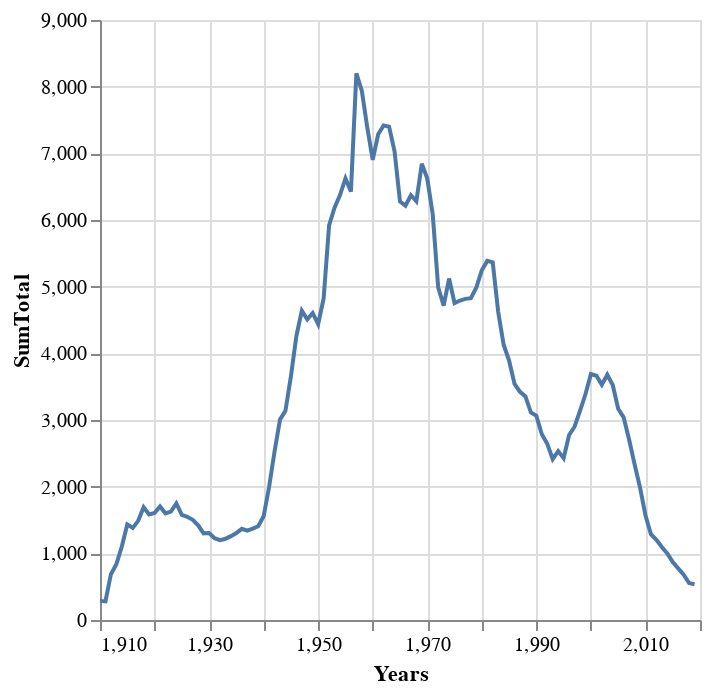

The notebook cell this image was saved under:
### Code cell
df |>
    @filter(_.Name == "Leslie") |>
    @groupby(_.Period) |>
    @map({Years=key(_), SumTotal=sum(_.Total)}) |>
    @orderby(_.Years) |>
    @vlplot(:line, x=:Years, y=:SumTotal)

### Figure 1 — Vega-Lite specification as saved in the notebook (floating-point values rounded to 4 significant figures)
{"data": {"values": [{"SumTotal": 287, "Years": 1910}, {"SumTotal": 279, "Years": 1911}, {"SumTotal": 687, "Years": 1912}, {"SumTotal": 837, "Years": 1913}, {"SumTotal": 1102, "Years": 1914}, {"SumTotal": 1434, "Years": 1915}, {"SumTotal": 1381, "Years": 1916}, {"SumTotal": 1487, "Years": 1917}, {"SumTotal": 1690, "Years": 1918}, {"SumTotal": 1582, "Years": 1919}, {"SumTotal": 1606, "Years": 1920}, {"SumTotal": 1704, "Years": 1921}, {"SumTotal": 1600, "Years": 1922}, {"SumTotal": 1625, "Years": 1923}, {"SumTotal": 1748, "Years": 1924}, {"SumTotal": 1576, "Years": 1925}, {"SumTotal": 1547, "Years": 1926}, {"SumTotal": 1502, "Years": 1927}, {"SumTotal": 1421, "Years": 1928}, {"SumTotal": 1300, "Years": 1929}, {"SumTotal": 1305, "Years": 1930}, {"SumTotal": 1227, "Years": 1931}, {"SumTotal": 1198, "Years": 1932}, {"SumTotal": 1218, "Years": 1933}, {"SumTotal": 1258, "Years": 1934}, {"SumTotal": 1304, "Years": 1935}, {"SumTotal": 1368, "Years": 1936}, {"SumTotal": 1341, "Years": 1937}, {"SumTotal": 1370, "Years": 1938}, {"SumTotal": 1407, "Years": 1939}, {"SumTotal": 1555, "Years": 1940}, {"SumTotal": 1995, "Years": 1941}, {"SumTotal": 2527, "Years": 1942}, {"SumTotal": 3006, "Years": 1943}, {"SumTotal": 3137, "Years": 1944}, {"SumTotal": 3654, "Years": 1945}, {"SumTotal": 4259, "Years": 1946}, {"SumTotal": 4639, "Years": 1947}, {"SumTotal": 4509, "Years": 1948}, {"SumTotal": 4605, "Years": 1949}, {"SumTotal": 4438, "Years": 1950}, {"SumTotal": 4824, "Years": 1951}, {"SumTotal": 5921, "Years": 1952}, {"SumTotal": 6185, "Years": 1953}, {"SumTotal": 6374, "Years": 1954}, {"SumTotal": 6624, "Years": 1955}, {"SumTotal": 6426, "Years": 1956}, {"SumTotal": 8198, "Years": 1957}, {"SumTotal": 7939, "Years": 1958}, {"SumTotal": 7388, "Years": 1959}, {"SumTotal": 6903, "Years": 1960}, {"SumTotal": 7286, "Years": 1961}, {"SumTotal": 7418, "Years": 1962}, {"SumTotal": 7401, "Years": 1963}, {"SumTotal": 7031, "Years": 1964}, {"SumTotal": 6278, "Years": 1965}, {"SumTotal": 6215, "Years": 1966}, {"SumTotal": 6371, "Years": 1967}, {"SumTotal": 6280, "Years": 1968}, {"SumTotal": 6845, "Years": 1969}, {"SumTotal": 6621, "Years": 1970}, {"SumTotal": 6086, "Years": 1971}, {"SumTotal": 4990, "Years": 1972}, {"SumTotal": 4715, "Years": 1973}, {"SumTotal": 5122, "Years": 1974}, {"SumTotal": 4754, "Years": 1975}, {"SumTotal": 4792, "Years": 1976}, {"SumTotal": 4817, "Years": 1977}, {"SumTotal": 4827, "Years": 1978}, {"SumTotal": 4989, "Years": 1979}, {"SumTotal": 5246, "Years": 1980}, {"SumTotal": 5386, "Years": 1981}, {"SumTotal": 5365, "Years": 1982}, {"SumTotal": 4623, "Years": 1983}, {"SumTotal": 4129, "Years": 1984}, {"SumTotal": 3891, "Years": 1985}, {"SumTotal": 3540, "Years": 1986}, {"SumTotal": 3422, "Years": 1987}, {"SumTotal": 3355, "Years": 1988}, {"SumTotal": 3112, "Years": 1989}, {"SumTotal": 3063, "Years": 1990}, {"SumTotal": 2785, "Years": 1991}, {"SumTotal": 2642, "Years": 1992}, {"SumTotal": 2414, "Years": 1993}, {"SumTotal": 2533, "Years": 1994}, {"SumTotal": 2428, "Years": 1995}, {"SumTotal": 2775, "Years": 1996}, {"SumTotal": 2899, "Years": 1997}, {"SumTotal": 3138, "Years": 1998}, {"SumTotal": 3386, "Years": 1999}, {"SumTotal": 3690, "Years": 2000}, {"SumTotal": 3664, "Years": 2001}, {"SumTotal": 3530, "Years": 2002}, {"SumTotal": 3678, "Years": 2003}, {"SumTotal": 3526, "Years": 2004}, {"SumTotal": 3168, "Years": 2005}, {"SumTotal": 3040, "Years": 2006}, {"SumTotal": 2708, "Years": 2007}, {"SumTotal": 2338, "Years": 2008}, {"SumTotal": 1989, "Years": 2009}, {"SumTotal": 1572, "Years": 2010}, {"SumTotal": 1286, "Years": 2011}, {"SumTotal": 1202, "Years": 2012}, {"SumTotal": 1094, "Years": 2013}, {"SumTotal": 997, "Years": 2014}, {"SumTotal": 871, "Years": 2015}, {"SumTotal": 775, "Years": 2016}, {"SumTotal": 680, "Years": 2017}, {"SumTotal": 555, "Years": 2018}, {"SumTotal": 535, "Years": 2019}]}, "encoding": {"x": {"field": "Years", "type": "quantitative"}, "y": {"field": "SumTotal", "type": "quantitative"}}, "mark": "line"}
